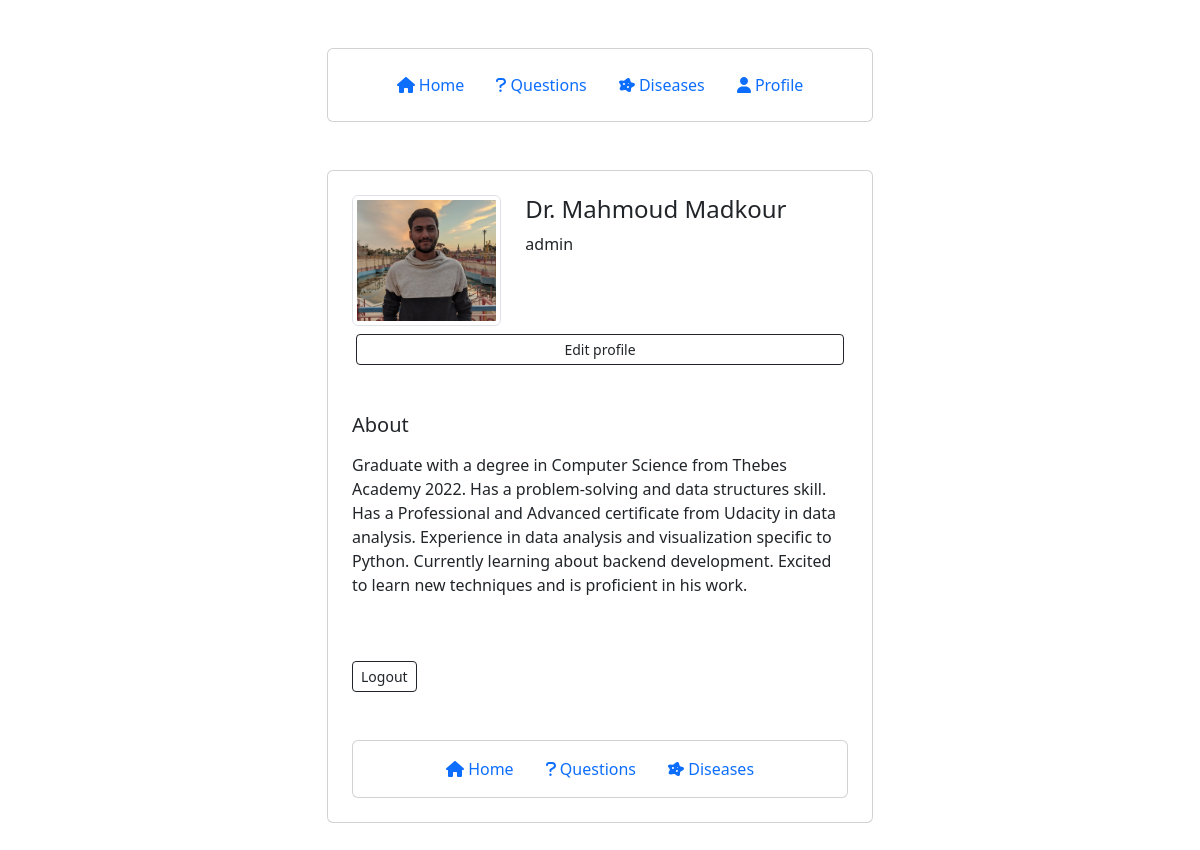
/profile/ (signed in), run on the app's committed database.
### account/models.py (models this page shows, shortened)
class Profile(models.Model):
    user = models.OneToOneField(User, on_delete=models.CASCADE, null=True)
    first_name = models.CharField(max_length=100, null=True)
    last_name = models.CharField(max_length=100, null=True)
    about = models.TextField(max_length=1000, null=True)
    photo = models.ImageField(default="Profile/Profile-default.png", upload_to='profile/', blank=True, null=True)

### account/views.py (the view)
# urls.py: path('profile/', views.user_profile, name='user_profile'),
@login_required(login_url='login')
def user_profile(request):
    profile = Profile.objects.filter(user= request.user).first()
    context = {
        'profile': profile,
        }
    return render(request, 'profile/profile.html', context=context)

### account/templates/profile/profile.html
{% extends "base.html" %}
{% block page_content %}
    <div class="container mt-5 mb-5">
        <div class="row d-flex align-items-center justify-content-center">
            <div class="col-md-6">
                <div class="card">
                    <div class="px-4 py-4">
                        <div class="row">
                            <div class="col-4">
                                <img src="{{ request.user.profile.photo.url }}" alt="..." width="200" height="200" class="rounded mb-2 img-thumbnail">
                            </div>
                            <div class="col-8">
                                <h4> Dr. {{ profile.first_name }} {{ profile.last_name }} </h4>
                                <p> {{ profile.user }} </p>
                            </div>
                        </div>
                        <div class="row px-3">
                            <a href="{% url 'profile_update' %}" class="btn btn-outline-dark btn-sm btn-block">Edit profile</a>
                        </div>
                    </div>
                    <div class="px-4 py-4">
                        <h5>About</h5>
                        <div>
                            <p> {{ profile.about  | linebreaks | safe }} </p>
                        </div>
                    </div>
                    <div class="py-4 px-4">
                        <a href="{% url 'logout' %}" class="btn btn-outline-dark btn-sm btn-block" >Logout</a>
                    </div>
                    <div class="py-4 px-4">
                        <div class="card py-2 px-4">
                            <nav>
                                <ul class="nav justify-content-center">
                                    <li class="nav-item">
                                        <a class="nav-link" href="{% url 'profile_posts' %}"><i class="fas fa-home"></i> Home</a>
                                    </li>
                                    <li class="nav-item">
                                        <a class="nav-link" href="{% url 'profile_questions' %}"><i class="fas fa-question"></i> Questions</a>
                                    </li>
                                    <li class="nav-item">
                                        <a class="nav-link" href="{% url 'profile_diseases' %}"><i class="fas fa-disease"></i> Diseases</a>
                                    </li>
                                </ul>
                            </nav>
                        </div>
                    </div>
                </div>
            </div>
        </div>
    </div>
{% endblock page_content %}

### static/css/base.css (style rules this page uses)
body { background-color: #eee; font-family: "Poppins", sans-serif; font-weight: 300 }
.card { border:none }

### data on the page
Profile: first_name "Mahmoud", last_name "Madkour", user "admin", about "Graduate with a degree in Computer Science from Thebes Academy 2022. Has a problem-solving and data structures skill. Has a Professional and Advanced certificate from Udacity in data analysis. Experience in data analysis and visualization specific to Python. Currently learning about backend development. Excited to learn new techniques and is proficient in his work."
